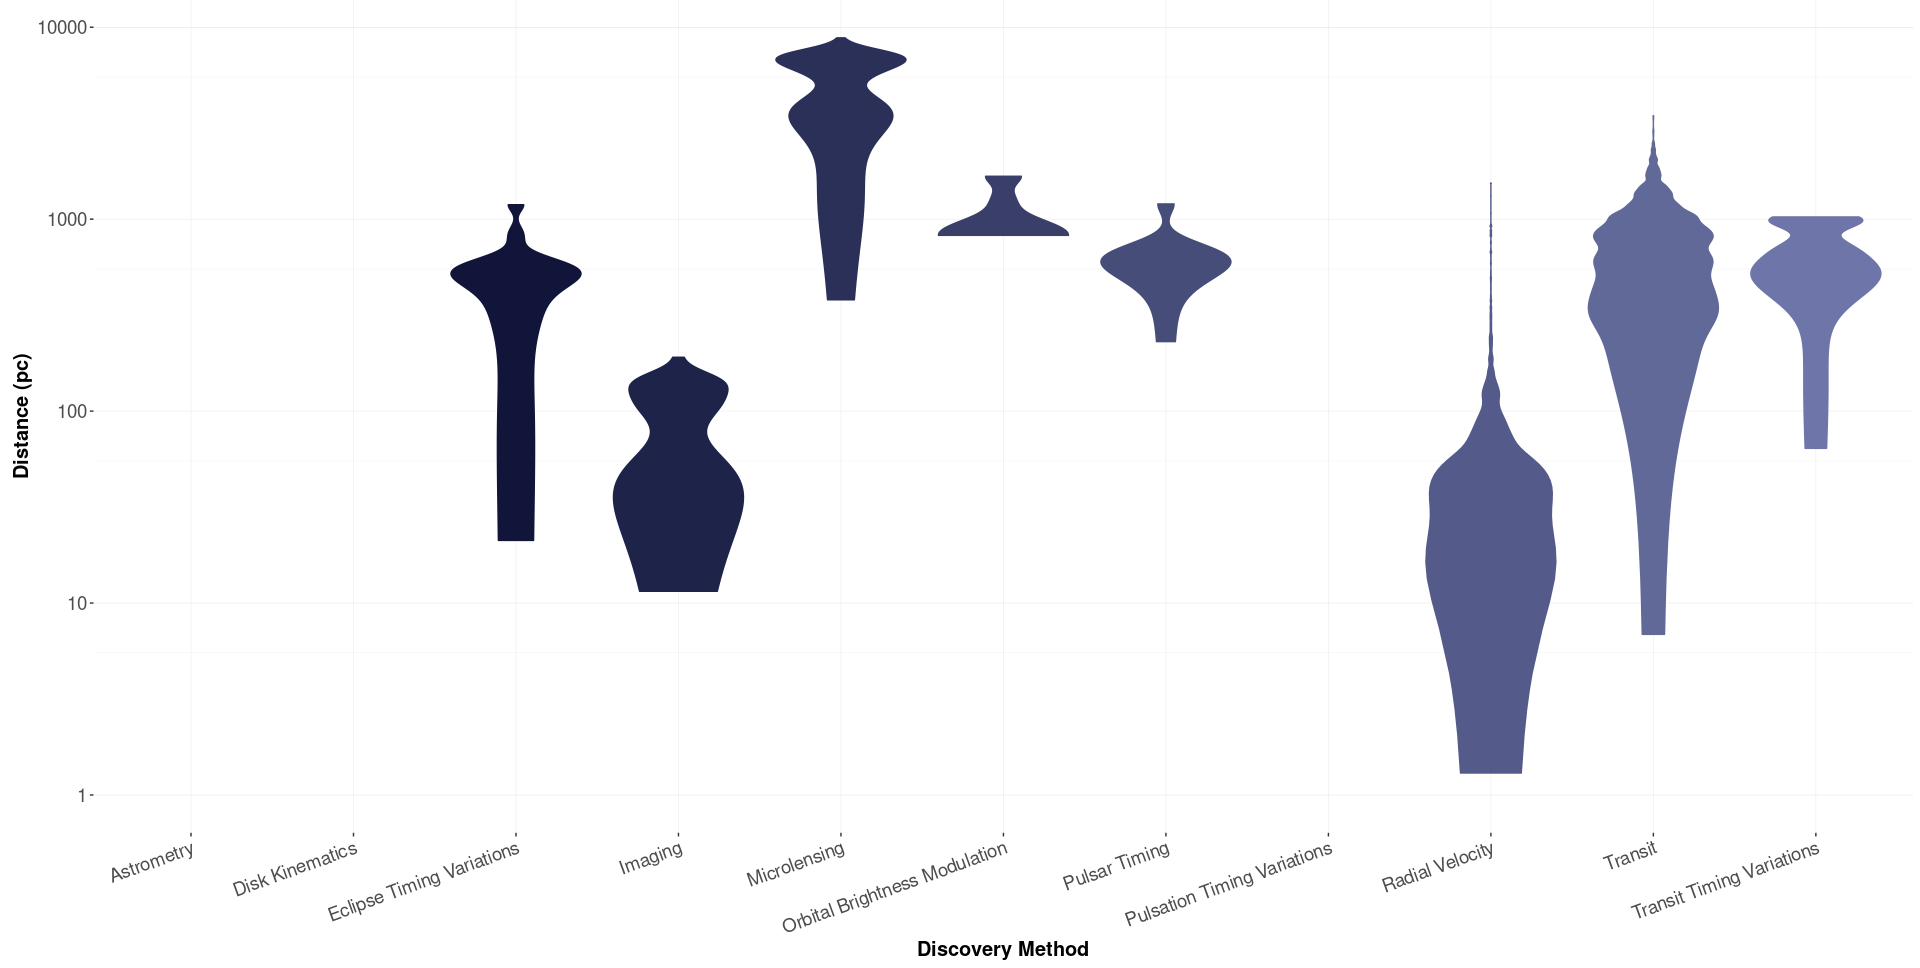

Reproduce this figure in R.

# Paths:
path_data = "data/"
path_lib = "renv/library/R-4.1/x86_64-pc-linux-gnu/"

# Packages:
require(dplyr, lib = path_lib)
require(readr, lib = path_lib)
require(RColorBrewer, lib = path_lib)
require(ggplot2, lib = path_lib)

# Dataset:
df = readr::read_csv(paste0(path_data, "nasa_exoplanets.csv")) %>%
         as.data.frame()
attr(df, "spec") = NULL
df_varnames = readr::read_csv(paste0(path_data, "nasa_exoplanets_var_names.csv")) %>%
                  as.data.frame()
attr(df_varnames, "spec") = NULL

# Variables:
cat_var = "discoverymethod"
cat_var_name = (df_varnames %>%
                    dplyr::filter(var == cat_var))$var_name
num_var = "sy_dist"
num_var_name = (df_varnames %>%
                    dplyr::filter(var == num_var))$var_name

# Adapt the data:
df_plot = df %>%
              dplyr::select(cat_var,
                            num_var)

# Deal with NA:
df_plot[which(is.na(df_plot[, cat_var])), cat_var] = "NA"

# Levels order:
sorted_levels = sort(unique(df_plot[, cat_var]))
df_plot[, cat_var] = factor(x = df_plot[, cat_var],
                            levels = sorted_levels)

# Plot:
my_palette = colorRampPalette(c("#111539", "#97A1D9"))
n_levels = length(unique(df_plot[, cat_var]))
p = ggplot(
        data = df_plot,
        aes(
            x = get(cat_var),
            y = get(num_var),
            fill = get(cat_var),
            color = get(cat_var),
            stat = "identity"
        )
    ) +
    geom_violin(
        show.legend = FALSE,
        width = 0.8,
        trim = TRUE,
        scale = "width"
    ) +
    coord_trans(
        y = "log10"
    ) +
    scale_y_continuous(
        breaks =  10**(-10:10),
        limits = c(1, max(df_plot[, num_var], na.rm = TRUE))
    ) +
    scale_fill_manual(
        values = my_palette(n_levels)
    ) +
    scale_color_manual(
        values = my_palette(n_levels)
    ) +
    theme(
        axis.text.x = element_text(
            size = 14,
            angle = 20, 
            hjust = 1,
            vjust = 1
        ),
        axis.text.y = element_text(size = 14),
        axis.title.x = element_text(
            size = 15,
            face = "bold"
        ),
        axis.title.y = element_text(
            size = 15,
            face = "bold"
        ),
        panel.background = element_rect(fill = "white"),
        panel.grid.major = element_line(
            size = 0.2,
            linetype = "solid",
            colour = "#eaeaea"
        ),
        panel.grid.minor = element_line(
            size = 0.1,
            linetype = "solid",
            colour = "#eaeaea"
        ),
        plot.margin = margin(
            t = 0, 
            r = 5,
            b = 5, 
            l = 10,
            unit = "pt"
        )
    ) +
    xlab(cat_var_name) +
    ylab(num_var_name)

p
